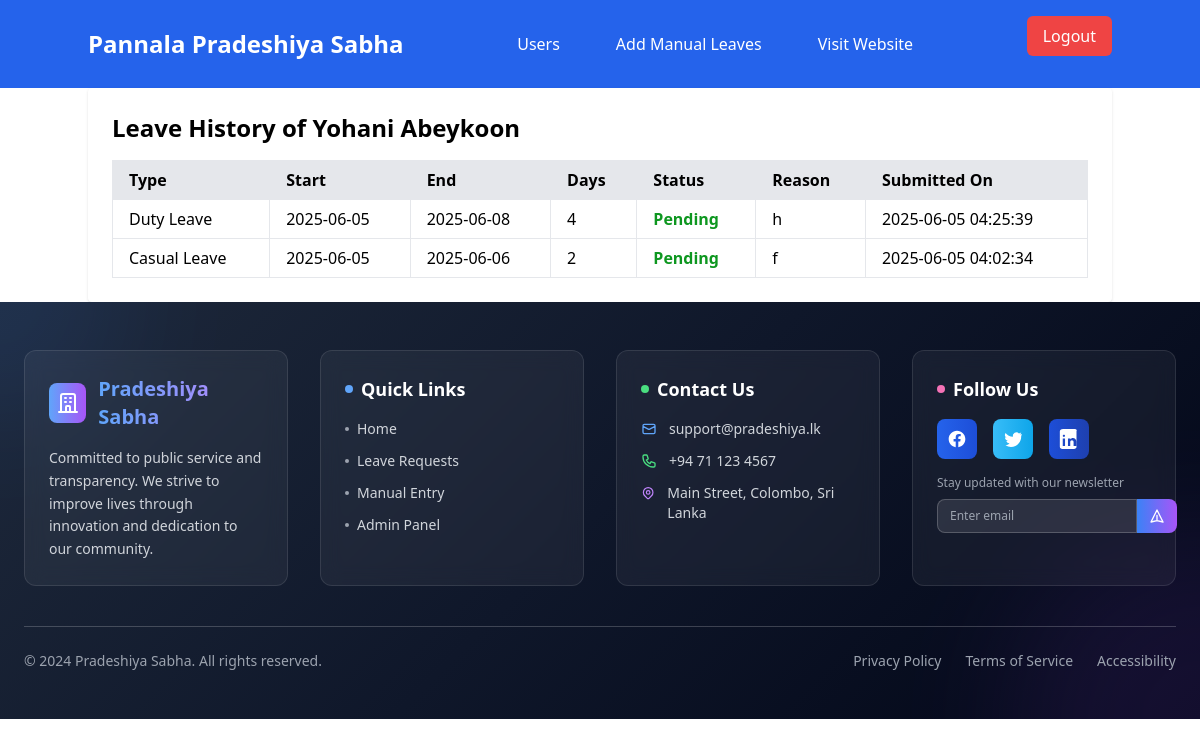
Page /admin/user-leave-history.php?id=14 on the committed database.
### tables this page shows
CREATE TABLE `wp_pradeshiya_sabha_users` (
  `ID` int(11) NOT NULL,
  `username` varchar(255) NOT NULL,
  `password` varchar(255) NOT NULL,
  `first_name` varchar(255) NOT NULL,
  `last_name` varchar(255) NOT NULL,
  `gender` enum('Male','Female') NOT NULL,
  `email` varchar(255) NOT NULL,
  `birthdate` date NOT NULL,
  `address` text NOT NULL,
  `NIC` varchar(12) NOT NULL,
  `service_number` varchar(50) NOT NULL,
  `phone_number` varchar(20) DEFAULT NULL,
  `designation` varchar(255) NOT NULL,
  `head_of_department` varchar(255) NOT NULL,
  `sub_office` varchar(255) NOT NULL,
  `date_of_joining` date NOT NULL,
  `created_at` timestamp NOT NULL DEFAULT current_timestamp(),
  `updated_at` timestamp NOT NULL DEFAULT current_timestamp() ON UPDATE current_timestamp(),
  `leave_balance` int(11) NOT NULL DEFAULT 20,
  `duty_leave_count` int(11) DEFAULT 0,
  `casual_leave_balance` int(11) DEFAULT 7,
  `sick_leave_balance` int(11) DEFAULT 7,
  `department_id` int(11) DEFAULT NULL,
  `designation_id` int(11) DEFAULT NULL
);

CREATE TABLE `wp_leave_request` (
  `request_id` int(11) NOT NULL,
  `user_id` int(11) NOT NULL,
  `leave_type` varchar(50) DEFAULT NULL,
  `leave_start_date` date NOT NULL,
  `leave_end_date` date NOT NULL,
  `number_of_days` int(11) NOT NULL,
  `reason` text DEFAULT NULL,
  `substitute` varchar(255) DEFAULT NULL,
  `status` int(11) DEFAULT NULL COMMENT '1-pending, 2-accept, 3-reject',
  `step_1_approver_id` int(11) DEFAULT NULL,
  `step_1_status` enum('pending','approved','rejected') DEFAULT 'pending',
  `step_1_date` datetime DEFAULT NULL,
  `step_2_approver_id` int(11) DEFAULT NULL,
  `step_2_status` enum('pending','approved','rejected') DEFAULT 'pending',
  `step_2_date` datetime DEFAULT NULL,
  `step_3_approver_id` int(11) DEFAULT NULL,
  `step_3_status` enum('pending','approved','rejected') DEFAULT 'pending',
  `step_3_date` datetime DEFAULT NULL,
  `final_status` enum('pending','approved','rejected') DEFAULT 'pending',
  `created_at` timestamp NOT NULL DEFAULT current_timestamp(),
  `updated_at` timestamp NOT NULL DEFAULT current_timestamp() ON UPDATE current_timestamp(),
  `sub_office` varchar(255) NOT NULL,
  `office_type` enum('head','sub') DEFAULT 'head',
  `rejection_remark` text DEFAULT NULL,
  `department_id` int(11) DEFAULT NULL
);

### admin/user-leave-history.php (the view, shortened to what this page needs)
<?php
require '../includes/dbconfig.php';
require '../includes/admin-navbar.php';
$user_id = intval($_GET['id']);
$sql_user = "SELECT first_name, last_name FROM wp_pradeshiya_sabha_users WHERE ID = ?";
$stmt_user = $conn->prepare($sql_user);
$stmt_user->bind_param("i", $user_id);
$stmt_user->execute();
$result_user = $stmt_user->get_result();
$user = $result_user->fetch_assoc();
$sql_leaves = "SELECT * FROM wp_leave_request WHERE user_id = ? ORDER BY created_at DESC";
$stmt = $conn->prepare($sql_leaves);
$stmt->bind_param("i", $user_id);
$stmt->execute();
$result = $stmt->get_result();
?>
<!DOCTYPE html>
<html lang="en">
<head>
    <script src="https://cdn.tailwindcss.com"></script>
</head>
<body>
    <div class="max-w-5xl mx-auto bg-white p-6 rounded shadow">
        <h2 class="text-2xl font-bold mb-4">Leave History of <?= htmlspecialchars($user['first_name'] . ' ' . $user['last_name']); ?></h2>
        <div class="overflow-x-auto">
            <table class="min-w-full border">
                <thead>
                    <tr class="bg-gray-200 text-left">
                        <th class="px-4 py-2 border">Type</th>
                        <th class="px-4 py-2 border">Start</th>
                        <th class="px-4 py-2 border">End</th>
                        <th class="px-4 py-2 border">Days</th>
                        <th class="px-4 py-2 border">Status</th>
                        <th class="px-4 py-2 border">Reason</th>
                        <th class="px-4 py-2 border">Submitted On</th>
                    </tr>
                </thead>
                <tbody>
                    <?php if ($result->num_rows > 0): ?>
                        <?php while ($row = $result->fetch_assoc()): ?>
                            <tr class="border-b hover:bg-gray-100">
                                <td class="px-4 py-2 border"><?php echo htmlspecialchars($row['leave_type']); ?></td>
                                <td class="px-4 py-2 border"><?php echo htmlspecialchars($row['leave_start_date']); ?></td>
                                <td class="px-4 py-2 border"><?php echo htmlspecialchars($row['leave_end_date']); ?></td>
                                <td class="px-4 py-2 border"><?php echo htmlspecialchars($row['number_of_days']); ?></td>
                                <td class="px-4 py-2 border">
                                    <?php
                                    $statusText = match ($row['status']) {
                                        1 => 'Pending',
                                        2 => 'Approved',
                                        3 => 'Rejected',
                                        default => 'Unknown',
                                    };
                                    $statusColor = match ($row['status']) {
                                        'Pending' => 'text-yellow-600',
                                        'Approved' => 'text-green-600',
                                        'Rejected' => 'text-red-600',
                                        default => 'text-gray-600',
                                    };
                                    ?>
                                    <span class="<?= $statusColor ?> font-semibold"><?php echo htmlspecialchars($statusText); ?></span>
                                </td>
                                <td class="px-4 py-2 border"><?php echo htmlspecialchars($row['reason']); ?></td>
                                <td class="px-4 py-2 border"><?php echo htmlspecialchars($row['created_at']); ?></td>
                            </tr>
                        <?php endwhile; ?>
                    <?php else: ?>
                        <tr>
                            <td colspan="7" class="px-4 py-4 text-center text-gray-500">No leave history found.</td>
                        </tr>
                    <?php endif; ?>
                </tbody>
            </table>
        </div>
    </div>
    <?php require '../includes/admin-footer.php'; ?>
</body>
</html>

### rows in the picture
wp_pradeshiya_sabha_users: first_name+last_name "Yohani Abeykoon"
wp_leave_request: leave_type "Duty Leave", leave_start_date "2025-06-05", leave_end_date "2025-06-08", number_of_days "4", status "Pending", reason "h", created_at "2025-06-05 04:25:39"
wp_leave_request: leave_type "Casual Leave", leave_start_date "2025-06-05", leave_end_date "2025-06-06", number_of_days "2", status "Pending", reason "f", created_at "2025-06-05 04:02:34"
